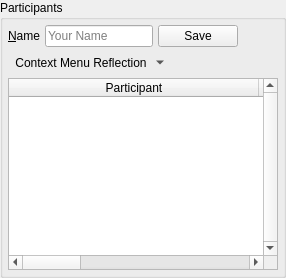
              <widget class="QGroupBox" name="groupBox_2">
               <property name="title">
                <string>Participants</string>
               </property>
               <layout class="QVBoxLayout" name="verticalLayout_32">
                <property name="spacing">
                 <number>5</number>
                </property>
                <property name="leftMargin">
                 <number>5</number>
                </property>
                <property name="topMargin">
                 <number>5</number>
                </property>
                <property name="rightMargin">
                 <number>5</number>
                </property>
                <property name="bottomMargin">
                 <number>5</number>
                </property>
                <item>
                 <layout class="QHBoxLayout" name="horizontalLayout_12">
                  <property name="spacing">
                   <number>5</number>
                  </property>
                  <item>
                   <widget class="QLabel" name="label_22">
                    <property name="text">
                     <string>&amp;Name</string>
                    </property>
                    <property name="buddy">
                     <cstring>urlName</cstring>
                    </property>
                   </widget>
                  </item>
                  <item>
                   <widget class="QLineEdit" name="urlName">
                    <property name="placeholderText">
                     <string>Your Name</string>
                    </property>
                    <property name="clearButtonEnabled">
                     <bool>true</bool>
                    </property>
                   </widget>
                  </item>
                  <item>
                   <widget class="QPushButton" name="saveUrlName">
                    <property name="text">
                     <string>Save</string>
                    </property>
                   </widget>
                  </item>
                  <item>
                   <spacer name="horizontalSpacer_39">
                    <property name="orientation">
                     <enum>Qt::Horizontal</enum>
                    </property>
                    <property name="sizeHint" stdset="0">
                     <size>
                      <width>40</width>
                      <height>20</height>
                     </size>
                    </property>
                   </spacer>
                  </item>
                 </layout>
                </item>
                <item>
                 <layout class="QHBoxLayout" name="horizontalLayout_4">
                  <property name="spacing">
                   <number>5</number>
                  </property>
                  <item>
                   <widget class="QToolButton" name="urlActionMenu">
                    <property name="toolTip">
                     <string>Context Menu</string>
                    </property>
                    <property name="text">
                     <string>Context Menu Reflection</string>
                    </property>
                    <property name="icon">
                     <iconset resource="../Icons/icons.qrc">
                      <normaloff>:/generic/menu.png</normaloff>:/generic/menu.png</iconset>
                    </property>
                    <property name="popupMode">
                     <enum>QToolButton::MenuButtonPopup</enum>
                    </property>
                    <property name="autoRaise">
                     <bool>true</bool>
                    </property>
                   </widget>
                  </item>
                  <item>
                   <spacer name="horizontalSpacer_36">
                    <property name="orientation">
                     <enum>Qt::Horizontal</enum>
                    </property>
                    <property name="sizeHint" stdset="0">
                     <size>
                      <width>40</width>
                      <height>20</height>
                     </size>
                    </property>
                   </spacer>
                  </item>
                 </layout>
                </item>
                <item>
                 <widget class="QTableWidget" name="urlParticipants">
                  <property name="verticalScrollBarPolicy">
                   <enum>Qt::ScrollBarAlwaysOn</enum>
                  </property>
                  <property name="alternatingRowColors">
                   <bool>true</bool>
                  </property>
                  <property name="selectionBehavior">
                   <enum>QAbstractItemView::SelectRows</enum>
                  </property>
                  <property name="verticalScrollMode">
                   <enum>QAbstractItemView::ScrollPerPixel</enum>
                  </property>
                  <property name="horizontalScrollMode">
                   <enum>QAbstractItemView::ScrollPerPixel</enum>
                  </property>
                  <property name="sortingEnabled">
                   <bool>true</bool>
                  </property>
                  <attribute name="horizontalHeaderDefaultSectionSize">
                   <number>250</number>
                  </attribute>
                  <attribute name="horizontalHeaderStretchLastSection">
                   <bool>true</bool>
                  </attribute>
                  <attribute name="verticalHeaderVisible">
                   <bool>false</bool>
                  </attribute>
                  <column>
                   <property name="text">
                    <string>Participant</string>
                   </property>
                  </column>
                  <column>
                   <property name="text">
                    <string>OID</string>
                   </property>
                  </column>
                  <column>
                   <property name="text">
                    <string>Neighbor OID</string>
                   </property>
                  </column>
                  <column>
                   <property name="text">
                    <string>Public Key Hash</string>
                   </property>
                  </column>
                 </widget>
                </item>
               </layout>
              </widget>
